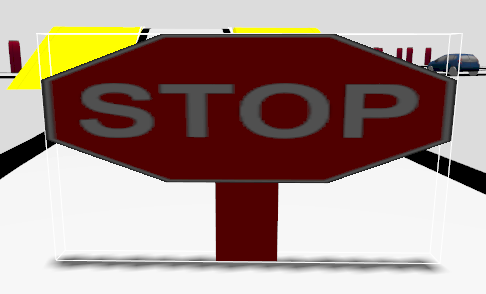
#> input picture blurring/1.png, 486 x 294 px
$ python blurring.py
#> lines starting #> are read from the running program, lines starting #| are printed output that depends on the picture
import cv2 as cv
import numpy as np
path = '1.png'
img = cv.imread(path)
#> img is the input picture: shape (294, 486, 3); mean B, G, R 137.2, 144.6, 168.1
cv.imshow('Stop sign' , img)

#Averaging technique

average  = cv.blur(img , (9,9))
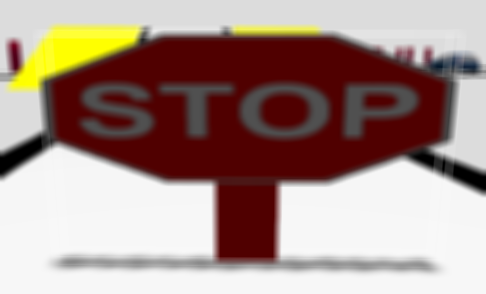
#> average: shape (294, 486, 3); mean B, G, R 137.2, 144.6, 168.1
cv.imshow('blur image' , average)

# Gaussian blurr

blur = cv.GaussianBlur(img , (9,9) , 0)
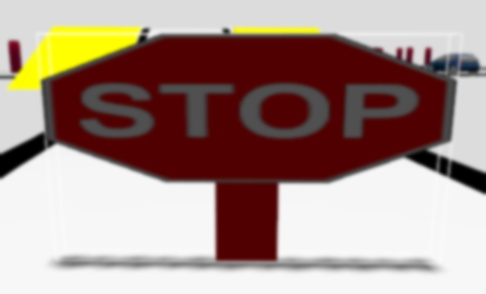
#> blur: shape (294, 486, 3); mean B, G, R 137.2, 144.6, 168.1
cv.imshow('Gaussian blur' , blur)

median = cv.medianBlur(img , 5)
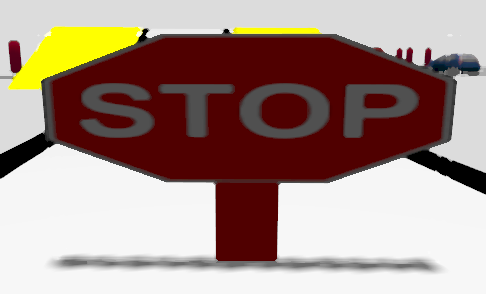
#> median: shape (294, 486, 3); mean B, G, R 136.4, 144.4, 168.2
cv.imshow('median blur' , median)

bilateral = cv.bilateralFilter(img , 10 , 35 , 25)
cv.imshow('bilateral' , bilateral)

cv.waitKey(10000)
